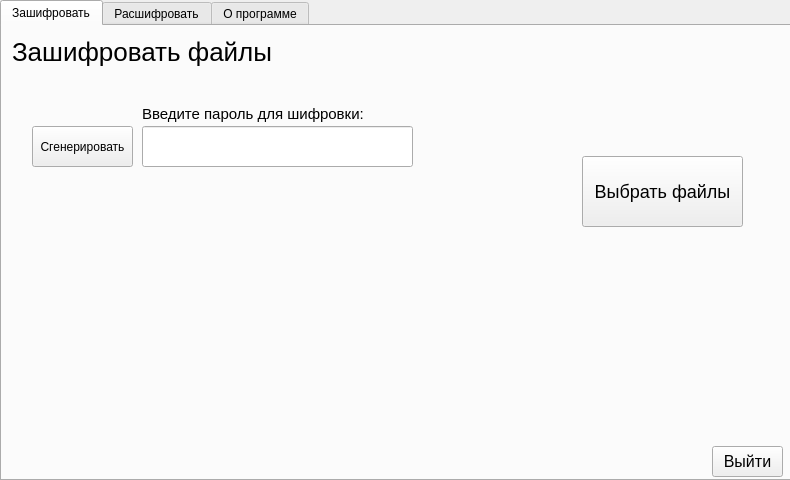
<?xml version="1.0" encoding="UTF-8"?>
<ui version="4.0">
 <class>WizardPage</class>
 <widget class="QWizardPage" name="WizardPage">
  <property name="geometry">
   <rect>
    <x>0</x>
    <y>0</y>
    <width>790</width>
    <height>480</height>
   </rect>
  </property>
  <property name="windowTitle">
   <string>WizardPage</string>
  </property>
  <widget class="QTabWidget" name="tabWidget">
   <property name="geometry">
    <rect>
     <x>0</x>
     <y>0</y>
     <width>791</width>
     <height>481</height>
    </rect>
   </property>
   <property name="styleSheet">
    <string notr="true"/>
   </property>
   <property name="currentIndex">
    <number>0</number>
   </property>
   <widget class="QWidget" name="tab">
    <attribute name="title">
     <string>Зашифровать</string>
    </attribute>
    <widget class="QLabel" name="label">
     <property name="geometry">
      <rect>
       <x>10</x>
       <y>10</y>
       <width>261</width>
       <height>31</height>
      </rect>
     </property>
     <property name="styleSheet">
      <string notr="true">font-size: 26px;</string>
     </property>
     <property name="text">
      <string>Зашифровать файлы</string>
     </property>
    </widget>
    <widget class="QPushButton" name="pushButton">
     <property name="geometry">
      <rect>
       <x>580</x>
       <y>130</y>
       <width>161</width>
       <height>71</height>
      </rect>
     </property>
     <property name="cursor">
      <cursorShape>PointingHandCursor</cursorShape>
     </property>
     <property name="styleSheet">
      <string notr="true">font-size: 18px;</string>
     </property>
     <property name="text">
      <string>Выбрать файлы</string>
     </property>
    </widget>
    <widget class="QLineEdit" name="lineEdit">
     <property name="geometry">
      <rect>
       <x>140</x>
       <y>100</y>
       <width>271</width>
       <height>41</height>
      </rect>
     </property>
     <property name="tabletTracking">
      <bool>false</bool>
     </property>
     <property name="styleSheet">
      <string notr="true">font-size: 18px;</string>
     </property>
    </widget>
    <widget class="QLabel" name="label_4">
     <property name="geometry">
      <rect>
       <x>140</x>
       <y>80</y>
       <width>231</width>
       <height>16</height>
      </rect>
     </property>
     <property name="styleSheet">
      <string notr="true">font-size: 15px;</string>
     </property>
     <property name="text">
      <string>Введите пароль для шифровки:</string>
     </property>
    </widget>
    <widget class="QPushButton" name="pushButton_3">
     <property name="geometry">
      <rect>
       <x>30</x>
       <y>100</y>
       <width>101</width>
       <height>41</height>
      </rect>
     </property>
     <property name="styleSheet">
      <string notr="true">font-size: 12px;</string>
     </property>
     <property name="text">
      <string>Сгенерировать</string>
     </property>
    </widget>
    <widget class="QPushButton" name="pushButton_9">
     <property name="geometry">
      <rect>
       <x>710</x>
       <y>420</y>
       <width>71</width>
       <height>31</height>
      </rect>
     </property>
     <property name="styleSheet">
      <string notr="true">font-size: 16px;</string>
     </property>
     <property name="text">
      <string>Выйти</string>
     </property>
    </widget>
    <widget class="QLabel" name="label_5">
     <property name="geometry">
      <rect>
       <x>60</x>
       <y>220</y>
       <width>321</width>
       <height>141</height>
      </rect>
     </property>
     <property name="styleSheet">
      <string notr="true">font-size: 40px; color: yellowgreen;</string>
     </property>
     <property name="text">
      <string/>
     </property>
    </widget>
   </widget>
   <widget class="QWidget" name="tab_2">
    <attribute name="title">
     <string>Расшифровать</string>
    </attribute>
    <widget class="QLabel" name="label_2">
     <property name="geometry">
      <rect>
       <x>10</x>
       <y>10</y>
       <width>281</width>
       <height>31</height>
      </rect>
     </property>
     <property name="styleSheet">
      <string notr="true">font-size: 26px;</string>
     </property>
     <property name="text">
      <string>Расшифровать файлы</string>
     </property>
    </widget>
    <widget class="QLabel" name="label_9">
     <property name="geometry">
      <rect>
       <x>140</x>
       <y>80</y>
       <width>251</width>
       <height>16</height>
      </rect>
     </property>
     <property name="styleSheet">
      <string notr="true">font-size: 15px;</string>
     </property>
     <property name="text">
      <string>Введите пароль для расшифровки:</string>
     </property>
    </widget>
    <widget class="QLineEdit" name="lineEdit_3">
     <property name="geometry">
      <rect>
       <x>140</x>
       <y>100</y>
       <width>271</width>
       <height>41</height>
      </rect>
     </property>
     <property name="tabletTracking">
      <bool>false</bool>
     </property>
     <property name="styleSheet">
      <string notr="true">font-size: 18px;</string>
     </property>
    </widget>
    <widget class="QPushButton" name="pushButton_8">
     <property name="geometry">
      <rect>
       <x>580</x>
       <y>130</y>
       <width>161</width>
       <height>71</height>
      </rect>
     </property>
     <property name="cursor">
      <cursorShape>PointingHandCursor</cursorShape>
     </property>
     <property name="styleSheet">
      <string notr="true">font-size: 18px;</string>
     </property>
     <property name="text">
      <string>Выбрать файлы</string>
     </property>
    </widget>
    <widget class="QPushButton" name="pushButton_10">
     <property name="geometry">
      <rect>
       <x>710</x>
       <y>420</y>
       <width>71</width>
       <height>31</height>
      </rect>
     </property>
     <property name="styleSheet">
      <string notr="true">font-size: 16px;</string>
     </property>
     <property name="text">
      <string>Выйти</string>
     </property>
    </widget>
    <widget class="QLabel" name="label_6">
     <property name="geometry">
      <rect>
       <x>60</x>
       <y>220</y>
       <width>321</width>
       <height>141</height>
      </rect>
     </property>
     <property name="styleSheet">
      <string notr="true">font-size: 40px; color: yellowgreen;</string>
     </property>
     <property name="text">
      <string/>
     </property>
    </widget>
   </widget>
   <widget class="QWidget" name="tab_3">
    <attribute name="title">
     <string>О программе</string>
    </attribute>
    <widget class="QLabel" name="label_3">
     <property name="geometry">
      <rect>
       <x>10</x>
       <y>10</y>
       <width>181</width>
       <height>31</height>
      </rect>
     </property>
     <property name="styleSheet">
      <string notr="true">font-size: 26px;</string>
     </property>
     <property name="text">
      <string>О программе</string>
     </property>
    </widget>
    <widget class="QCommandLinkButton" name="commandLinkButton">
     <property name="geometry">
      <rect>
       <x>590</x>
       <y>400</y>
       <width>181</width>
       <height>41</height>
      </rect>
     </property>
     <property name="cursor">
      <cursorShape>PointingHandCursor</cursorShape>
     </property>
     <property name="text">
      <string>Сайт разработчика</string>
     </property>
    </widget>
    <widget class="QTextBrowser" name="textBrowser">
     <property name="geometry">
      <rect>
       <x>20</x>
       <y>60</y>
       <width>741</width>
       <height>321</height>
      </rect>
     </property>
     <property name="styleSheet">
      <string notr="true">border: 0px;</string>
     </property>
     <property name="html">
      <string>&lt;!DOCTYPE HTML PUBLIC &quot;-//W3C//DTD HTML 4.0//EN&quot; &quot;http://www.w3.org/TR/REC-html40/strict.dtd&quot;&gt;
&lt;html&gt;&lt;head&gt;&lt;meta name=&quot;qrichtext&quot; content=&quot;1&quot; /&gt;&lt;style type=&quot;text/css&quot;&gt;
p, li { white-space: pre-wrap; }
&lt;/style&gt;&lt;/head&gt;&lt;body style=&quot; font-family:'MS Shell Dlg 2'; font-size:8.25pt; font-weight:400; font-style:normal;&quot;&gt;
&lt;p style=&quot; margin-top:0px; margin-bottom:0px; margin-left:0px; margin-right:0px; -qt-block-indent:0; text-indent:0px;&quot;&gt;&lt;span style=&quot; font-size:12pt;&quot;&gt;Это &lt;/span&gt;&lt;span style=&quot; font-size:12pt; font-weight:600; color:#00aa00;&quot;&gt;Open source&lt;/span&gt;&lt;span style=&quot; font-size:12pt;&quot;&gt; приложение для шифрования файлов,&lt;/span&gt;&lt;/p&gt;
&lt;p style=&quot; margin-top:0px; margin-bottom:0px; margin-left:0px; margin-right:0px; -qt-block-indent:0; text-indent:0px;&quot;&gt;&lt;span style=&quot; font-size:12pt;&quot;&gt;исходный код находится на Github аккаунте разработчика.&lt;/span&gt;&lt;/p&gt;
&lt;p style=&quot;-qt-paragraph-type:empty; margin-top:0px; margin-bottom:0px; margin-left:0px; margin-right:0px; -qt-block-indent:0; text-indent:0px; font-size:12pt;&quot;&gt;&lt;br /&gt;&lt;/p&gt;
&lt;p style=&quot; margin-top:0px; margin-bottom:0px; margin-left:0px; margin-right:0px; -qt-block-indent:0; text-indent:0px;&quot;&gt;&lt;span style=&quot; font-size:12pt;&quot;&gt;Github -&amp;gt; https://github.com/a1excoder/&lt;/span&gt;&lt;/p&gt;
&lt;p style=&quot; margin-top:0px; margin-bottom:0px; margin-left:0px; margin-right:0px; -qt-block-indent:0; text-indent:0px;&quot;&gt;&lt;span style=&quot; font-size:12pt;&quot;&gt;YouTube -&amp;gt; https://www.youtube.com/c/alexcode&lt;/span&gt;&lt;/p&gt;
&lt;p style=&quot; margin-top:0px; margin-bottom:0px; margin-left:0px; margin-right:0px; -qt-block-indent:0; text-indent:0px;&quot;&gt;&lt;span style=&quot; font-size:12pt;&quot;&gt;E-mail -&amp;gt; alexcode1dev@gmail.com&lt;/span&gt;&lt;/p&gt;&lt;/body&gt;&lt;/html&gt;</string>
     </property>
    </widget>
   </widget>
  </widget>
 </widget>
 <resources/>
 <connections/>
</ui>
